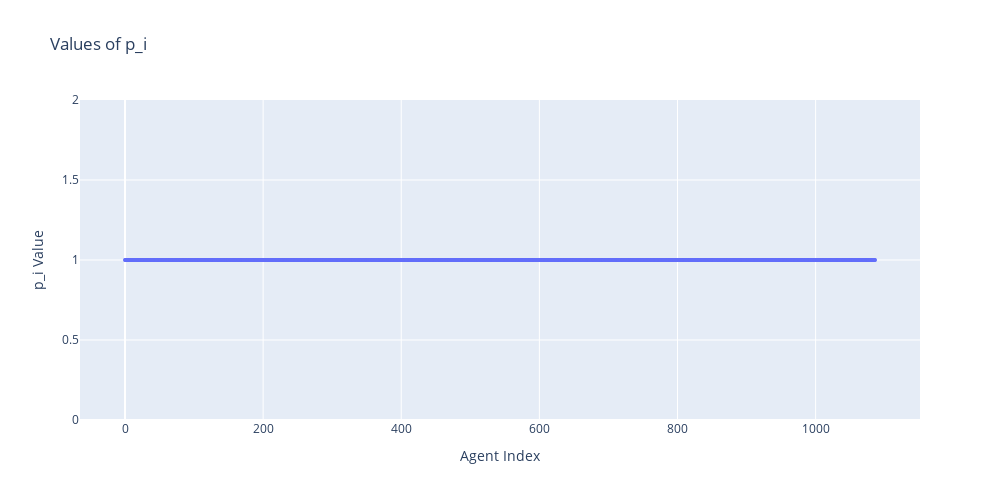

The notebook cell saved with this chart:
### Code cell
import plotly.graph_objs as go
import plotly.offline as pyo

trace = go.Scatter(
    y=p_i, mode="lines+markers", marker=dict(size=4), line=dict(shape="linear")
)

layout = go.Layout(
    title="Values of p_i",
    xaxis=dict(title="Agent Index"),
    yaxis=dict(title="p_i Value"),
    width=1000,
    height=500,
)

fig = go.Figure(data=[trace], layout=layout)
pyo.iplot(fig)

### Figure 1 — Plotly figure (JSON) as saved in the notebook; plotly's stock layout.template omitted (floating-point values rounded to 4 significant figures; data arrays with more than 128 entries replaced by an {"elided": "..."} marker saying what was removed)
{"data": [{"line": {"shape": "linear"}, "marker": {"size": 4}, "mode": "lines+markers", "type": "scatter", "y": {"elided": "1087 int values"}}], "layout": {"height": 500, "title": {"text": "Values of p_i"}, "width": 1000, "xaxis": {"title": {"text": "Agent Index"}}, "yaxis": {"title": {"text": "p_i Value"}}}}
